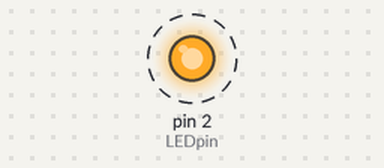
Simulated run of this sketch. Board: Arduino Uno, built with avr-gcc and run on an emulated ATmega328P. On the bench: output pins drawn as LEDs (lit = HIGH). Dashed ring = blinking. What the sketch prints to the serial monitor is not drawn.

Above: at 0.5 s.
Timing chart, 0 to 4.6 s (numbered marks = the images above):
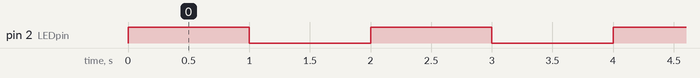

The sketch:

Blink_LED.ino
```cpp
int LEDpin = 2; // pin declaration

void setup() {
  pinMode(LEDpin, OUTPUT); // pin setup
  Serial.begin(115200);   // serial port setup
  }

void loop() {
  digitalWrite(LEDpin,HIGH);
  Serial.println("LED is ON");
  delay(1000);
  digitalWrite(LEDpin, LOW);
  Serial.println("LED is OFF");
  delay(1000);

}
```

Measured:
- by itself, pin 2 (LEDpin): alternates HIGH for 1.0 s and LOW for 1.0 s
